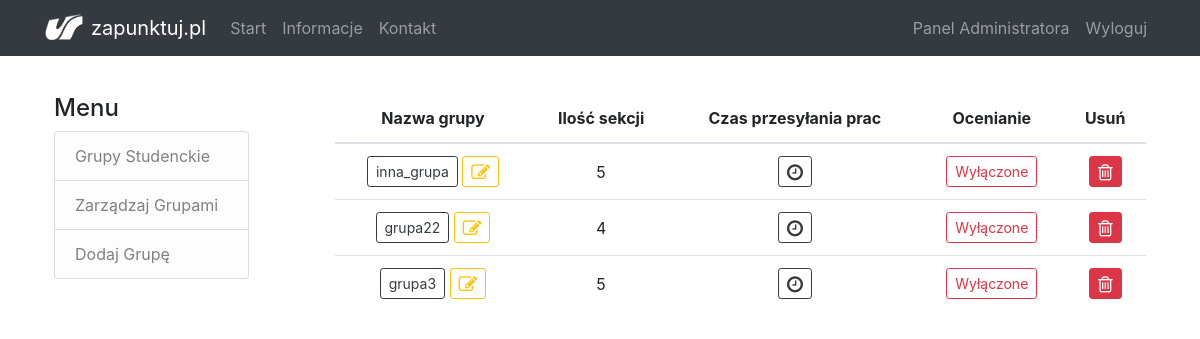
/manage-groups (signed in), run on the app's committed database.
### flaskapp/models.py (models this page shows, shortened)
class Group(db.Model):
    id = db.Column(db.Integer, primary_key=True)
    name = db.Column(db.String(20), unique=True, nullable=False)
    is_section = db.Column(db.Boolean, nullable=False, default=False)
    users = db.relationship('User', backref='group', lazy=True, cascade="all, delete")
    upload_time = db.Column(db.DateTime)
    is_rating_enabled = db.Column(db.Boolean, default=False)
    points_per_user = db.Column(db.Integer, default=0)

### flaskapp/routes.py (the view)
@app.route('/manage-groups', methods=['GET', 'POST'])
@login_required
def manage_groups():
    if current_user.is_admin:
        set_upload_time_form = SetUploadTimeForm()
        set_rating_form = SetRatingForm()
        group_name_form = EditGroupName()
        groups = Group.query.all()
        if set_upload_time_form.submitTime.data and set_upload_time_form.validate():
            import sys
            print('czas submited', file=sys.stderr)
            group = Group.query.get_or_404(set_upload_time_form.selected_group_id.data)
            group.upload_time = set_upload_time_form.upload_time.data
            db.session.commit()
            flash('Czas na udostępnienie projektu został zaaktualizowany', 'success')
            return redirect(url_for('manage_groups'))
        else:
            for error in set_upload_time_form.upload_time.errors:
                flash(error, 'danger')
        if set_rating_form.submitRating.data and set_rating_form.validate():
            import sys
            print(set_rating_form.is_rating_enabled.data, file=sys.stderr)
            group = Group.query.get_or_404(set_rating_form.selected_group_id.data)
            group.is_rating_enabled = strtobool(set_rating_form.is_rating_enabled.data)
            group.points_per_user = set_rating_form.points.data
            db.session.commit()
            flash('Ocenianie zostało włączone', 'success') if strtobool(set_rating_form.is_rating_enabled.data) else flash('Ocenianie zostało wyłączone', 'success')
            return redirect(url_for('manage_groups'))
        else:
            for error in set_rating_form.points.errors:
                flash(error, 'danger')
        if group_name_form.submitName.data and group_name_form.validate():
            group = Group.query.get_or_404(group_name_form.selected_group_id.data)
            group.name = group_name_form.name.data
            db.session.commit()
            flash('Nazwa grupy zostałą zmieniona', 'success')
            return redirect(url_for('manage_groups'))
        else:
            for error in group_name_form.name.errors:
                flash(error, 'danger')
    else:
        flash('Musisz mieć uprawnienia administratora, aby uzyskać dostęp do tej strony', 'warning')
        return redirect(url_for('home'))
    return render_template('admin/manage_groups.html', title='Zarządzanie grupami', groups=groups,
                           set_upload_time_form=set_upload_time_form, set_rating_form=set_rating_form, group_name_form=group_name_form)

### flaskapp/models.py (called while the page is built)
@login_manager.user_loader
def load_user(user_id):
    return User.query.get(int(user_id))

### flaskapp/templates/admin/manage_groups.html (shortened to what this page needs)
{% extends "admin/layout_admin.html" %}
{% block content %}
	<div>
        {% if groups %}
            <table class="table text-center align-middle">
                <thead>
                    <tr>
                        <th scope="col">Nazwa grupy</th>
                        <th scope="col">Ilość sekcji</th>
                        <th scope="col">Czas przesyłania prac</th>
                        <th scope="col">Ocenianie</th>
                        <th>Usuń</th>
                    </tr>
                </thead>
            <tbody>
                {% for group in groups %}
                    {% if group.is_section %}
                        <tr>
                            <td>
                                <a href="{{ url_for('sections', group_id=group.id) }}"> <button type="button" class="btn btn-sm btn-outline-dark"> {{ group.name }}  </button> </a>
                                <button type="button" class="btn btn-sm btn-outline-warning" data-toggle="modal" data-target="#editModal" data-group-id={{ group.id }} data-group-name={{ group.name }}>
                                    <i class="fa fa-edit fa-lg"></i>
                                </button>
                            </td>
                            <td> {{ group.users.__len__() }} </td>
                            <td>
                                <button type="button" class="btn btn-sm btn-outline-dark" data-toggle="modal" data-target="#dateTimeModal" data-group-id={{ group.id }} data-time={{ group.upload_time.strftime('%Y-%m-%dT%H:%M') if group.upload_time else pass}}>
                                    <i class="fa fa-clock-o fa-lg"></i>
                                </button>
                            </td>
                            <td>
                                {% if group.is_rating_enabled %}
                                    <button type="button" class="btn btn-sm btn-outline-success" data-toggle="modal" data-target="#ratingOptionsModal-{{ group.id }}">Włączone</button>
                                {% else %}
                                    <button type="button" class="btn btn-sm btn-outline-danger" data-toggle="modal" data-target="#ratingOptionsModal-{{ group.id }}">Wyłączone</button>
                                {% endif %}
                            </td>
                            <td>
                                <button type="button" class="btn btn-sm btn-danger" data-toggle="modal" data-target="#deleteModal" data-group-id={{ group.id }}>
                                    <i class="fa fa-trash-o fa-lg"></i>
                                </button>
                            </td>
                        </tr>
                    {% endif %}
                {% endfor %}
            </tbody>
            </table>
        {% else %}
            <div class="panel panel-default">
				<div class="panel-heading">Aktualnie w bazie nie ma żadnych grup. Kliknij <a href="{{ url_for('create_group') }}">tutaj</a>, aby utworzyć nową grupę.</div>
			</div>
        {% endif %}
	</div>
{% endblock content %}

### flaskapp/static/main.css (style rules this page uses)
body { padding-top: 70px; }
.table > tbody > tr > td { vertical-align: middle; }
.table th { border: none; }

### data on the page
Group: name "inna_grupa", users.__len__ "5"
Group: name "grupa22", users.__len__ "4"
Group: name "grupa3", users.__len__ "5"
